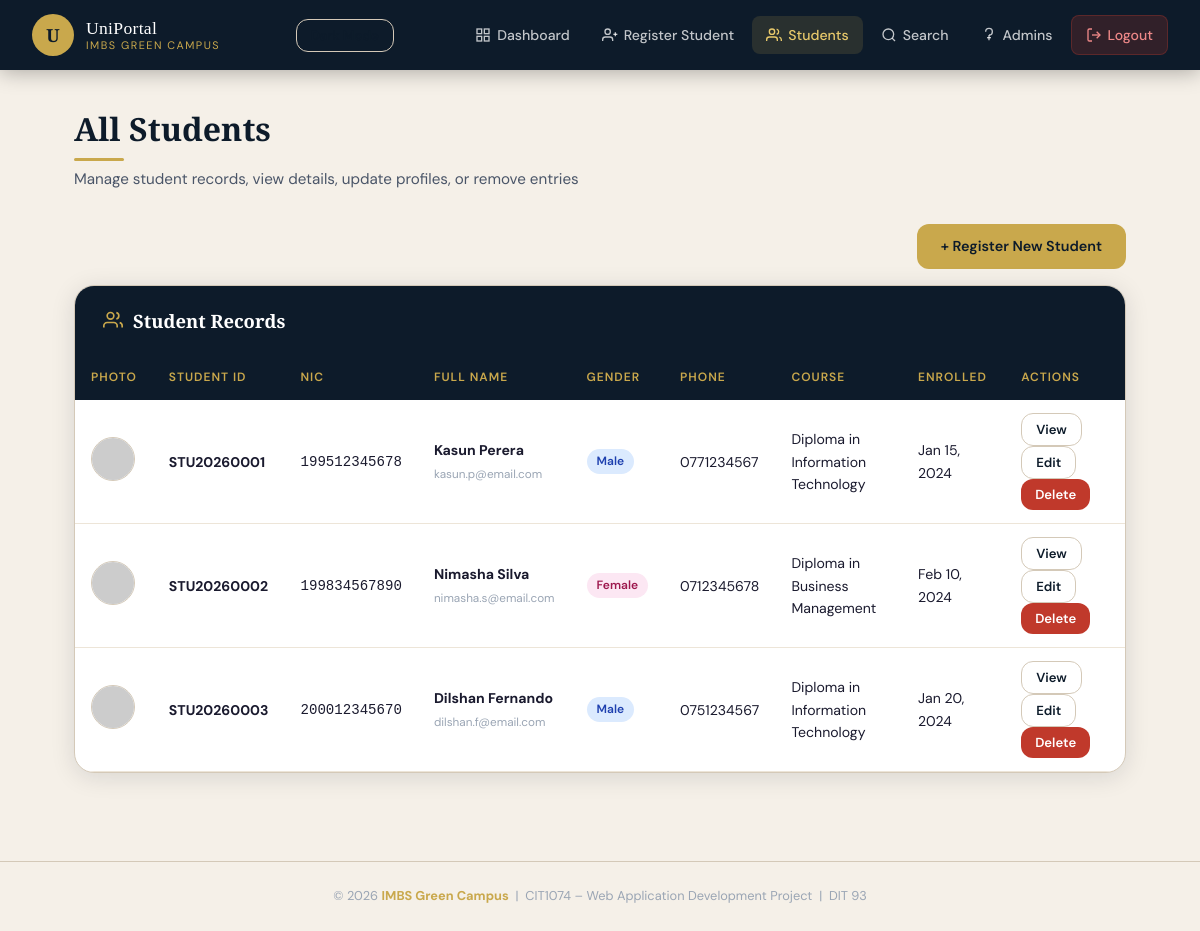
The app's page /students.php (signed in) with its own data.
### tables this page shows
CREATE TABLE IF NOT EXISTS students (
    id INT AUTO_INCREMENT PRIMARY KEY,
    student_id VARCHAR(30) NOT NULL UNIQUE,
    nic VARCHAR(20) NOT NULL UNIQUE COMMENT 'National Identity Card - Primary Key',
    full_name VARCHAR(100) NOT NULL,
    gender ENUM('Male', 'Female', 'Other') NOT NULL,
    address TEXT NOT NULL,
    phone VARCHAR(15) NOT NULL,
    email VARCHAR(100) NOT NULL UNIQUE,
    course VARCHAR(100) NOT NULL,
    photo_path VARCHAR(255) DEFAULT NULL,
    enrolled_date DATE NOT NULL,
    created_at TIMESTAMP DEFAULT CURRENT_TIMESTAMP,
    updated_at TIMESTAMP DEFAULT CURRENT_TIMESTAMP ON UPDATE CURRENT_TIMESTAMP
);

### includes/bootstrap.php (called while the page is built, shortened)
<?php
if (!function_exists('e')) {
    function e($value): string
    {
        return htmlspecialchars((string) $value, ENT_QUOTES, 'UTF-8');
    }
}
if (!function_exists('student_photo_url')) {
    function student_photo_url(?string $path): string
    {
        if (!$path) {
            return 'https://via.placeholder.com/120x120.png?text=Student';
        }
        return $path;
    }
}

### students.php (the view, shortened to what this page needs)
<?php
require_once 'includes/db.php';
require_once 'includes/header.php';
$students = $conn->query('SELECT * FROM students ORDER BY created_at DESC');
?>
<div class="page-wrapper">
    <div class="page-header fade-in">
        <h1>All Students</h1>
        <div class="gold-line"></div>
        <p>Manage student records, view details, update profiles, or remove entries</p>
    </div>
    <div style="display:flex; gap:10px; justify-content:flex-end; margin-bottom:1rem; flex-wrap:wrap;">
        <a href="register.php" class="btn btn-gold">+ Register New Student</a>
    </div>
    <div class="card fade-in fade-in-delay-1">
        <div class="card-header">
            <svg xmlns="http://www.w3.org/2000/svg" width="20" height="20" viewBox="0 0 24 24" fill="none" stroke="currentColor" stroke-width="2"><path d="M17 21v-2a4 4 0 0 0-4-4H5a4 4 0 0 0-4 4v2"/><circle cx="9" cy="7" r="4"/><path d="M23 21v-2a4 4 0 0 0-3-3.87"/><path d="M16 3.13a4 4 0 0 1 0 7.75"/></svg>
            <h2>Student Records</h2>
        </div>
        <div class="card-body" style="padding:0;">
            <div class="table-wrapper">
                <table>
                    <thead>
                        <tr>
                            <th>Photo</th>
                            <th>Student ID</th>
                            <th>NIC</th>
                            <th>Full Name</th>
                            <th>Gender</th>
                            <th>Phone</th>
                            <th>Course</th>
                            <th>Enrolled</th>
                            <th>Actions</th>
                        </tr>
                    </thead>
                    <tbody>
                        <?php if ($students && $students->num_rows > 0): ?>
                            <?php while ($s = $students->fetch_assoc()): ?>
                                <tr>
                                    <td>
                                        <img src="<?= e(student_photo_url($s['photo_path'] ?? null)) ?>" alt="Student photo" style="width:44px;height:44px;border-radius:50%;object-fit:cover;border:1px solid var(--border);">
                                    </td>
                                    <td><strong><?= e($s['student_id']) ?></strong></td>
                                    <td><code><?= e($s['nic']) ?></code></td>
                                    <td>
                                        <strong><?= e($s['full_name']) ?></strong><br>
                                        <small style="color:var(--text-light)"><?= e($s['email']) ?></small>
                                    </td>
                                    <td><span class="badge badge-<?= strtolower($s['gender']) ?>"><?= e($s['gender']) ?></span></td>
                                    <td><?= e($s['phone']) ?></td>
                                    <td style="max-width:180px;"><?= e($s['course']) ?></td>
                                    <td><?= date('M d, Y', strtotime($s['enrolled_date'])) ?></td>
                                    <td>
                                        <button type="button" class="btn btn-outline btn-sm" onclick='openView(<?= json_encode($s, JSON_HEX_APOS | JSON_HEX_QUOT) ?>)'>View</button>
                                        <button type="button" class="btn btn-outline btn-sm" onclick='openEdit(<?= json_encode($s, JSON_HEX_APOS | JSON_HEX_QUOT) ?>)'>Edit</button>
                                        <button type="button" class="btn btn-danger btn-sm" onclick="confirmDelete('<?= e($s['nic']) ?>', '<?= e($s['full_name']) ?>')">Delete</button>
                                    </td>
                                </tr>
                            <?php endwhile; ?>
                        <?php endif; ?>
                    </tbody>
                </table>
            </div>
        </div>
    </div>
</div>
<?php require_once 'includes/footer.php'; ?>

### includes/header.php (shortened to what this page needs)
<?php
require_once __DIR__ . '/bootstrap.php';
$current_page = basename($_SERVER['PHP_SELF']);
?>
<!DOCTYPE html>
<html lang="en">
<head>
    <link rel="stylesheet" href="css/style.css">
</head>
<body>
<nav class="navbar">
    <a href="dashboard.php" class="navbar-brand">
        <div class="navbar-logo">U</div>
        <div class="navbar-title">
            UniPortal
            <span>IMBS Green Campus</span>
        </div>
    </a>
    <button class="btn btn-outline btn-sm dark-toggle" type="button" id="themeToggle" aria-label="Toggle dark mode">
    </button>
    <ul class="navbar-nav">
        <li>
            <a href="dashboard.php" class="<?= $current_page === 'dashboard.php' ? 'active' : '' ?>">
                <svg xmlns="http://www.w3.org/2000/svg" width="16" height="16" viewBox="0 0 24 24" fill="none" stroke="currentColor" stroke-width="2"><rect x="3" y="3" width="7" height="7"/><rect x="14" y="3" width="7" height="7"/><rect x="14" y="14" width="7" height="7"/><rect x="3" y="14" width="7" height="7"/></svg>
                Dashboard
            </a>
        </li>
        <li>
            <a href="register.php" class="<?= $current_page === 'register.php' ? 'active' : '' ?>">
                <svg xmlns="http://www.w3.org/2000/svg" width="16" height="16" viewBox="0 0 24 24" fill="none" stroke="currentColor" stroke-width="2"><path d="M16 21v-2a4 4 0 0 0-4-4H5a4 4 0 0 0-4 4v2"/><circle cx="8.5" cy="7" r="4"/><line x1="20" y1="8" x2="20" y2="14"/><line x1="23" y1="11" x2="17" y2="11"/></svg>
                Register Student
            </a>
        </li>
        <li>
            <a href="students.php" class="<?= $current_page === 'students.php' ? 'active' : '' ?>">
                <svg xmlns="http://www.w3.org/2000/svg" width="16" height="16" viewBox="0 0 24 24" fill="none" stroke="currentColor" stroke-width="2"><path d="M17 21v-2a4 4 0 0 0-4-4H5a4 4 0 0 0-4 4v2"/><circle cx="9" cy="7" r="4"/><path d="M23 21v-2a4 4 0 0 0-3-3.87"/><path d="M16 3.13a4 4 0 0 1 0 7.75"/></svg>
                Students
            </a>
        </li>
        <li>
            <a href="search.php" class="<?= $current_page === 'search.php' ? 'active' : '' ?>">
                <svg xmlns="http://www.w3.org/2000/svg" width="16" height="16" viewBox="0 0 24 24" fill="none" stroke="currentColor" stroke-width="2"><circle cx="11" cy="11" r="8"/><line x1="21" y1="21" x2="16.65" y2="16.65"/></svg>
                Search
            </a>
        </li>
        <li>
            <a href="admin_register.php" class="<?= $current_page === 'admin_register.php' ? 'active' : '' ?>">
                <svg xmlns="http://www.w3.org/2000/svg" width="16" height="16" viewBox="0 0 24 24" fill="none" stroke="currentColor" stroke-width="2"><path d="M12 12a5 5 0 1 0-5-5"/><path d="M12 12v8"/><path d="M9 16h6"/></svg>
                Admins
            </a>
        </li>
        <li>
            <a href="logout.php" class="btn-logout">
                <svg xmlns="http://www.w3.org/2000/svg" width="16" height="16" viewBox="0 0 24 24" fill="none" stroke="currentColor" stroke-width="2"><path d="M9 21H5a2 2 0 0 1-2-2V5a2 2 0 0 1 2-2h4"/><polyline points="16 17 21 12 16 7"/><line x1="21" y1="12" x2="9" y2="12"/></svg>
                Logout
            </a>
        </li>
    </ul>
</nav>

### includes/footer.php (shortened to what this page needs)
<footer>
    &copy; <?= date('Y') ?> <strong>IMBS Green Campus</strong> &nbsp;|&nbsp; CIT1074 – Web Application Development Project &nbsp;|&nbsp; DIT 93
</footer>
</body>
</html>

### records on screen
students: student "STU20260001", nic "199512345678", full_name "Kasun Perera", email "kasun.p@email.com", gender "Male", phone "0771234567", course "Diploma in Information Technology", enrolled_date "Jan 15, 2024"
students: student "STU20260002", nic "199834567890", full_name "Nimasha Silva", email "nimasha.s@email.com", gender "Female", phone "0712345678", course "Diploma in Business Management", enrolled_date "Feb 10, 2024"
students: student "STU20260003", nic "200012345670", full_name "Dilshan Fernando", email "dilshan.f@email.com", gender "Male", phone "0751234567", course "Diploma in Information Technology", enrolled_date "Jan 20, 2024"
